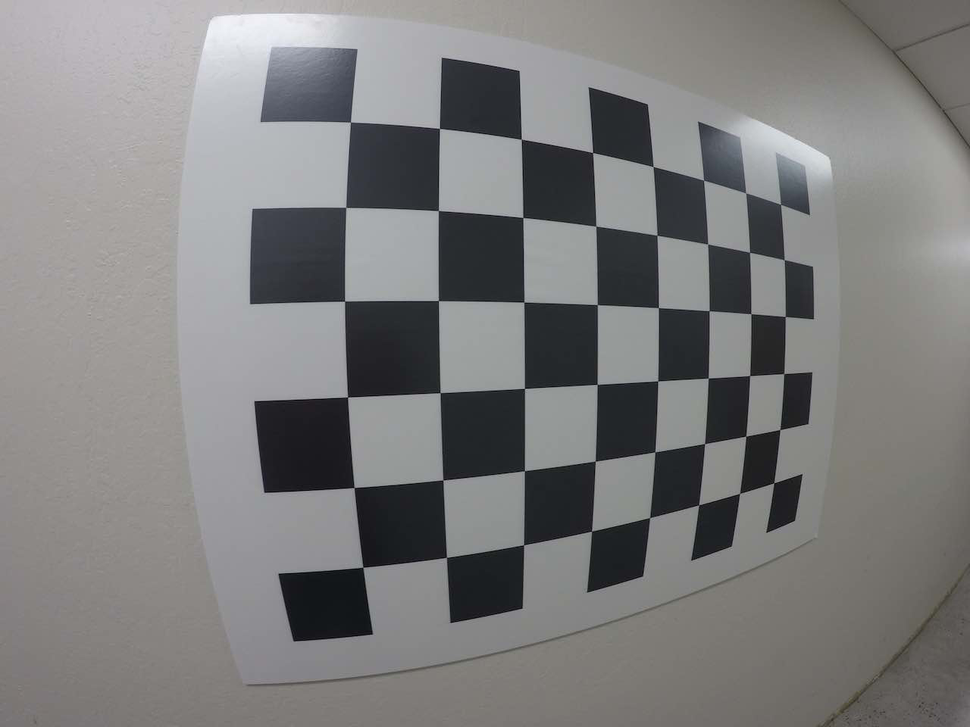
#> input picture Term1/Work/Lesson7/test_image2.png, 970 x 727 px, shrunk from 1280 x 960 before the run
$ jupyter execute 7_10_Checkboard_Undistort_PrespectiveTransform.ipynb
#> lines starting #> are read from the running program, lines starting #| are printed output that depends on the picture; after the words box and inside, x2 and y2 are one past the last pixel; in counts of white or black regions, pixels touching at a corner belong together
[cell 1]
import pickle
import cv2
import numpy as np
import matplotlib.pyplot as plt
import matplotlib.image as mpimg

# Read in an image
img = cv2.imread('test_image2.png')
#> img is the input picture: shape (727, 970, 3); mean B, G, R 124.9, 125, 125.3
cv2.imshow("img",img)

[cell 2]
import pickle
import cv2
import numpy as np
import matplotlib.pyplot as plt
import matplotlib.image as mpimg

# Read in the saved camera matrix and distortion coefficients
# These are the arrays you calculated using cv2.calibrateCamera()
dist_pickle = pickle.load( open( "wide_dist_pickle.p", "rb" ) )
#> (reads Term1/Work/Lesson7/wide_dist_pickle.p from the repository)
mtx = dist_pickle["mtx"]
dist = dist_pickle["dist"]

# Read in an image
img = cv2.imread('test_image2.png')
nx = 8 # the number of inside corners in x
ny = 6 # the number of inside corners in y

# MODIFY THIS FUNCTION TO GENERATE OUTPUT
# THAT LOOKS LIKE THE IMAGE ABOVE
def corners_unwarp(img, nx, ny, mtx, dist):
    # Use the OpenCV undistort() function to remove distortion
#> called with nx = 8, ny = 6, mtx = array of shape (3, 3), dist = array of shape (1, 5)
    undist = cv2.undistort(img, mtx, dist, None, mtx)
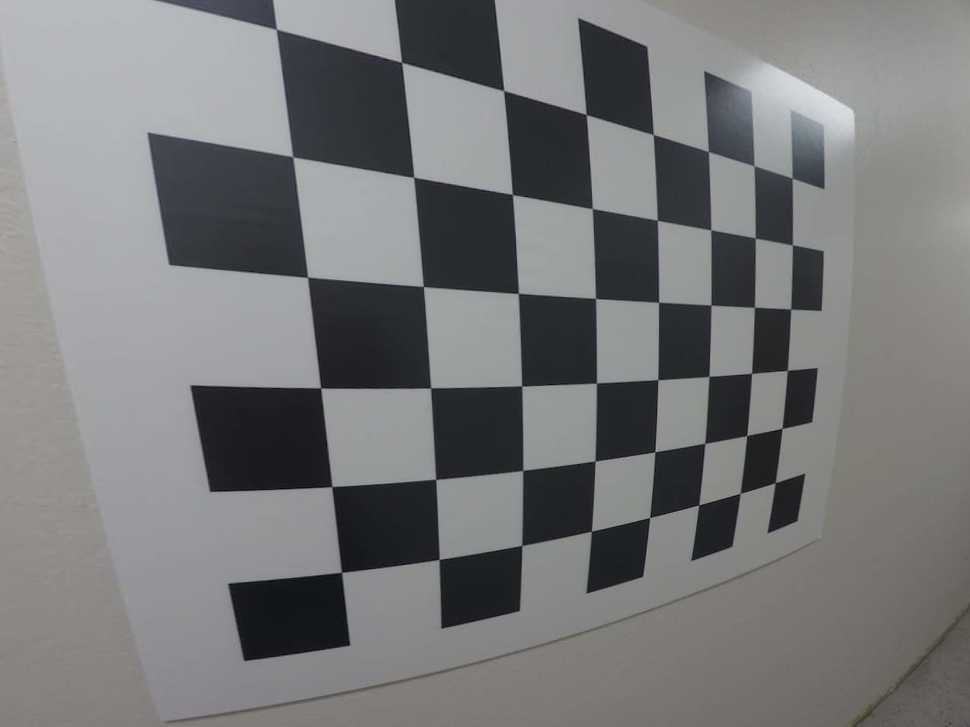
#> undist: shape (727, 970, 3); mean B, G, R 120.7, 119.9, 119.1
    # Convert undistorted image to grayscale
    gray = cv2.cvtColor(undist, cv2.COLOR_BGR2GRAY)
    # Search for corners in the grayscaled image
    ret, corners = cv2.findChessboardCorners(gray, (nx, ny), None)
#> ret = True; corners = 48 rows, first 8: [279, 31], [402.6, 63.4], [503.8, 90.35], [585.8, 114.2], [653.2, 134.5], [708.2, 151.4], [753.7, 166.3], [792.1, 178]

    if ret == True:
        # If we found corners, draw them! (just for fun)
        cv2.drawChessboardCorners(undist, (nx, ny), corners, ret)
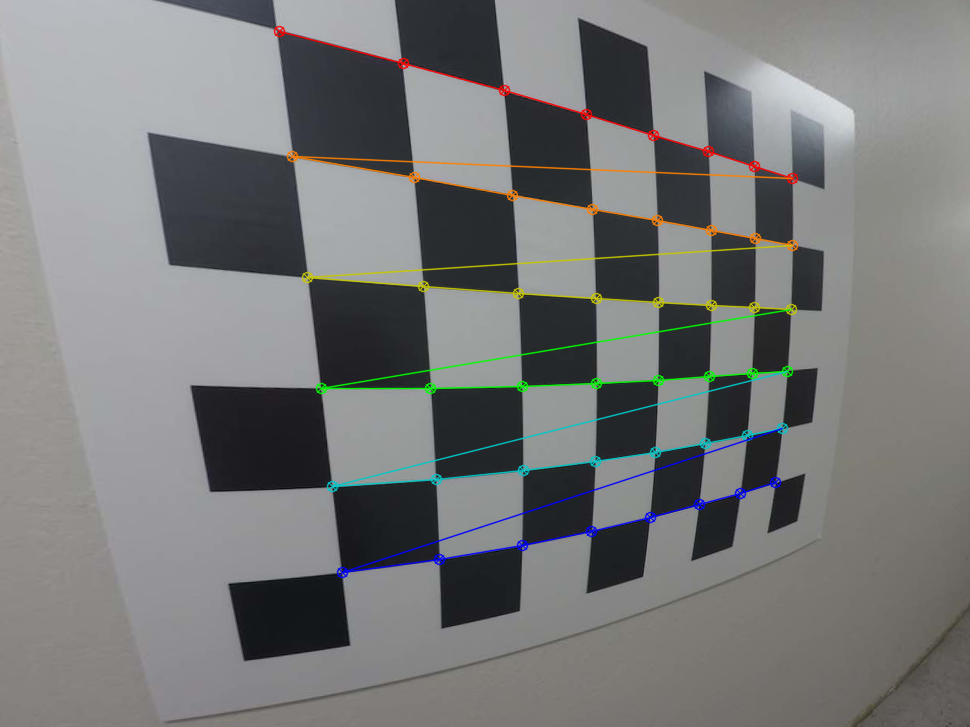
#> undist: shape (727, 970, 3); 2.76% of pixels changed, all inside (x1, y1, x2, y2) = (273, 25, 799, 579)
        # Choose offset from image corners to plot detected corners
        # This should be chosen to present the result at the proper aspect ratio
        # My choice of 100 pixels is not exact, but close enough for our purpose here
        offset = 100 # offset for dst points
        # Grab the image shape
        img_size = (gray.shape[1], gray.shape[0])
#> img_size = (970, 727)

        # For source points I'm grabbing the outer four detected corners
        src = np.float32([corners[0], corners[nx-1], corners[-1], corners[-nx]])
#> src = [[279, 31], [792.1, 178], [775.3, 482.5], [341.6, 572.1]]
        # For destination points, I'm arbitrarily choosing some points to be
        # a nice fit for displaying our warped result
        # again, not exact, but close enough for our purposes
        dst = np.float32([[offset, offset], [img_size[0]-offset, offset],
                                     [img_size[0]-offset, img_size[1]-offset],
                                     [offset, img_size[1]-offset]])
        # Given src and dst points, calculate the perspective transform matrix
        M = cv2.getPerspectiveTransform(src, dst)
#> M = [[0.615, -0.0977, -87.74], [-0.258, 0.651, 132.8], [-0.000666, -0.000188, 1]]
        # Warp the image using OpenCV warpPerspective()
        warped = cv2.warpPerspective(undist, M, img_size)
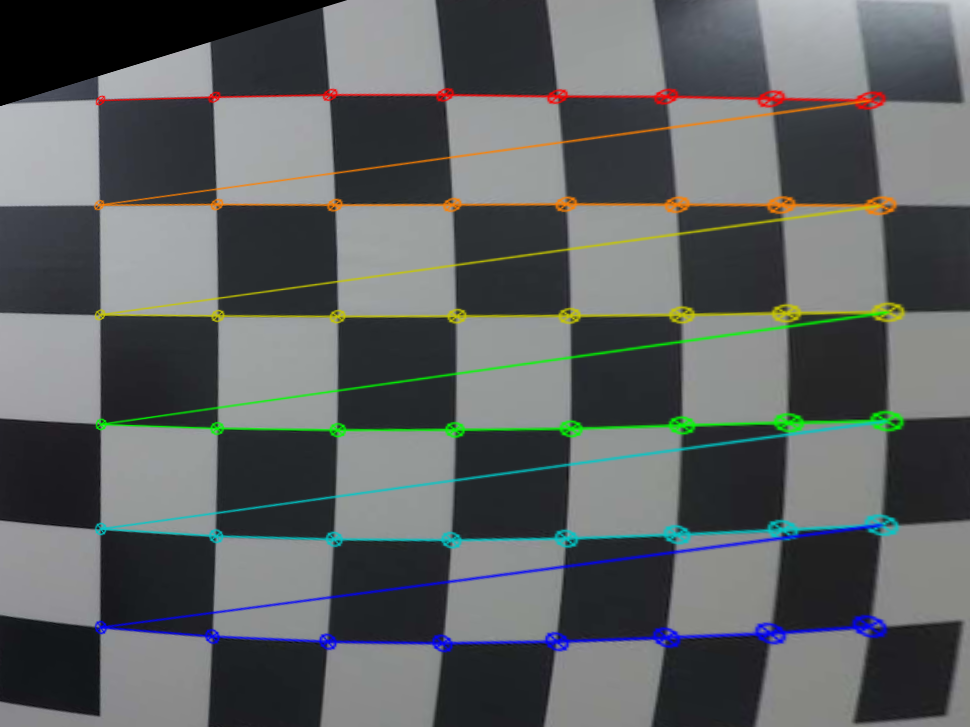
#> warped: shape (727, 970, 3); mean B, G, R 97.2, 96.9, 93.1

    # Return the resulting image and matrix
    return warped, M

top_down, perspective_M = corners_unwarp(img, nx, ny, mtx, dist)
#> perspective_M has the same summary as M in corners_unwarp
f, (ax1, ax2) = plt.subplots(1, 2, figsize=(44, 19))
f.tight_layout()
ax1.imshow(img)
ax1.set_title('Original Image', fontsize=50)
ax2.imshow(top_down)
ax2.set_title('Undistorted and Warped Image', fontsize=50)
plt.subplots_adjust(left=0., right=1, top=0.9, bottom=0.)
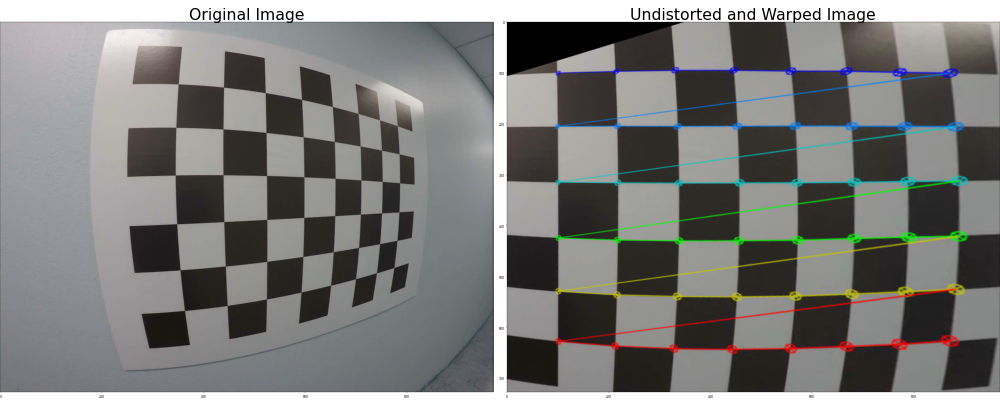
#> figure drawn by matplotlib, 2 panels; B, G, R data is drawn as R, G, B
